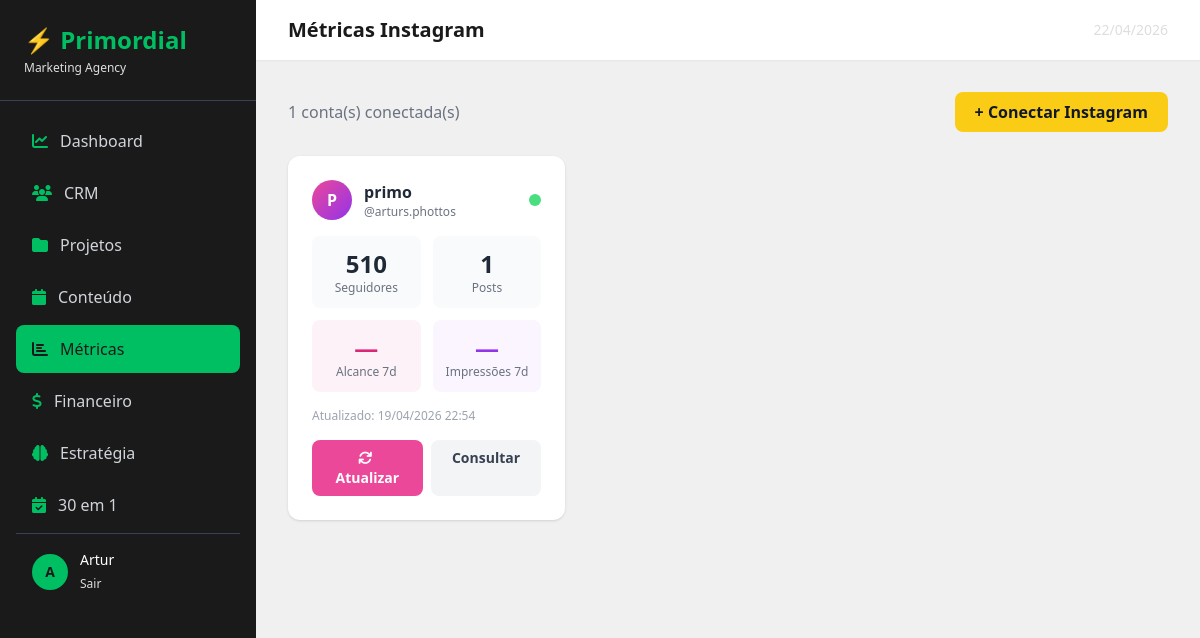
Page /metricas/ (signed in) on the earlier database version.
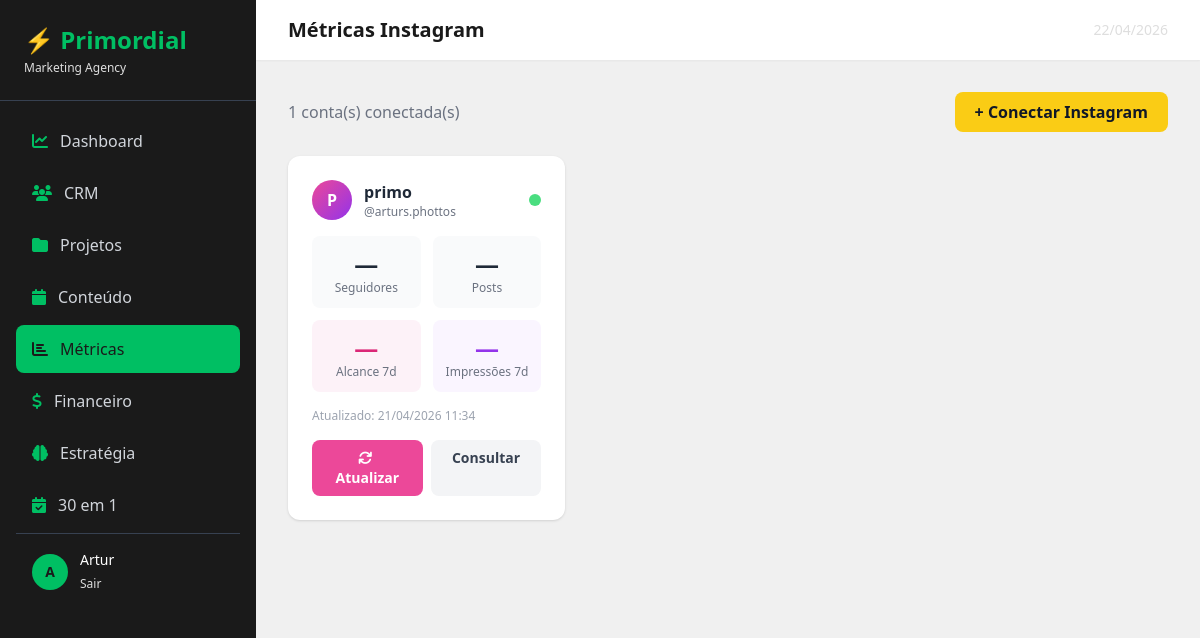
Same page on the later database version.
### metricas/models.py (models this page shows, shortened)
class InstagramToken(models.Model):
    cliente = models.OneToOneField(Cliente, on_delete=models.CASCADE, related_name='instagram_token')
    access_token = models.TextField()
    instagram_account_id = models.CharField(max_length=100)
    username = models.CharField(max_length=100, blank=True)
    token_criado = models.DateTimeField(auto_now=True)

class InstagramMetrica(models.Model):
    cliente = models.ForeignKey(Cliente, on_delete=models.CASCADE, related_name='instagram_metricas')
    data_coleta = models.DateTimeField(auto_now_add=True)
    seguidores = models.IntegerField(default=0)
    alcance_7d = models.IntegerField(default=0)
    impressoes_7d = models.IntegerField(default=0)
    engajamento_7d = models.IntegerField(default=0)
    posts_count = models.IntegerField(default=0)
    class Meta:
        ordering = ['-data_coleta']

### crm/models.py (models this page shows, shortened)
class Cliente(models.Model):
    STATUS_CHOICES = [
        ('lead', 'Lead'),
        ('prospecto', 'Prospecto'),
        ('ativo', 'Ativo'),
        ('ouro', '⭐ Cliente Ouro'),
        ('inativo', 'Inativo'),
    ]
    SEGMENTO_CHOICES = [
        ('moda', 'Moda e Beleza'),
        ('saude', 'Saúde e Bem-estar'),
        ('alimentacao', 'Alimentação'),
        ('tecnologia', 'Tecnologia'),
        ('educacao', 'Educação'),
        ('imobiliario', 'Imobiliário'),
        ('varejo', 'Varejo'),
        ('servicos', 'Serviços'),
        ('outro', 'Outro'),
    ]
    nome = models.CharField(max_length=200)
    empresa = models.CharField(max_length=200, blank=True)
    email = models.EmailField()
    telefone = models.CharField(max_length=20, blank=True)
    status = models.CharField(max_length=20, choices=STATUS_CHOICES, default='lead')
    data_entrada = models.DateTimeField(auto_now_add=True)
    observacoes = models.TextField(blank=True)
    cpf_cnpj = models.CharField(max_length=20, blank=True)
    data_nascimento = models.DateField(null=True, blank=True)
    endereco = models.CharField(max_length=300, blank=True)
    cidade = models.CharField(max_length=100, blank=True)
    estado = models.CharField(max_length=2, blank=True)
    segmento = models.CharField(max_length=20, choices=SEGMENTO_CHOICES, blank=True)
    site = models.URLField(blank=True)
    instagram = models.CharField(max_length=100, blank=True)
    facebook = models.CharField(max_length=100, blank=True)
    linkedin = models.CharField(max_length=100, blank=True)
    tiktok = models.CharField(max_length=100, blank=True)
    briefing_completo = models.BooleanField(default=False)

### metricas/views.py (the view)
# urls.py: path('', views.dashboard_metricas, name='dashboard_metricas'),
@login_required
def dashboard_metricas(request):
    clientes_com_token = InstagramToken.objects.select_related('cliente').all()
    metricas_recentes = {}
    for token in clientes_com_token:
        metrica = InstagramMetrica.objects.filter(cliente=token.cliente).first()
        if metrica:
            metricas_recentes[token.cliente.id] = metrica
    return render(request, 'metricas/dashboard.html', {
        'clientes_com_token': clientes_com_token,
        'metricas_recentes': metricas_recentes,
    })

### templates/metricas/dashboard.html (shortened to what this page needs)
{% extends 'base/base.html' %}
{% block page_title %}Métricas Instagram{% endblock %}
{% block content %}
<div class="flex justify-between items-center mb-6">
    <p class="text-gray-500">{{ clientes_com_token.count }} conta(s) conectada(s)</p>
    <a href="{% url 'conectar_instagram' %}" class="bg-yellow-400 text-gray-900 font-bold px-5 py-2 rounded-lg hover:bg-yellow-500 transition">
        + Conectar Instagram
    </a>
</div>
{% if clientes_com_token %}
<div class="grid grid-cols-1 md:grid-cols-2 lg:grid-cols-3 gap-6">
    {% for token in clientes_com_token %}
    {% with metrica=metricas_recentes|default:'' %}
    <div class="bg-white rounded-xl shadow p-6">
        <div class="flex items-center justify-between mb-4">
            <div class="flex items-center gap-3">
                <div class="w-10 h-10 bg-gradient-to-br from-pink-500 to-purple-600 rounded-full flex items-center justify-center text-white font-bold">
                    {{ token.cliente.nome|first|upper }}
                </div>
                <div>
                    <p class="font-semibold text-gray-800">{{ token.cliente.nome }}</p>
                    {% if token.username %}
                    <p class="text-xs text-gray-500">@{{ token.username }}</p>
                    {% endif %}
                </div>
            </div>
            <span class="w-3 h-3 bg-green-400 rounded-full" title="Conectado"></span>
        </div>
        {% with m=metricas_recentes|dictsort:token.cliente.id %}
        {% for cliente_id, metrica in metricas_recentes.items %}
            {% if cliente_id == token.cliente.id %}
            <div class="grid grid-cols-2 gap-3 mb-4">
                <div class="bg-gray-50 rounded-lg p-3 text-center">
                    <p class="text-2xl font-bold text-gray-800">{{ metrica.seguidores|default:"—" }}</p>
                    <p class="text-xs text-gray-500">Seguidores</p>
                </div>
                <div class="bg-gray-50 rounded-lg p-3 text-center">
                    <p class="text-2xl font-bold text-gray-800">{{ metrica.posts_count|default:"—" }}</p>
                    <p class="text-xs text-gray-500">Posts</p>
                </div>
                <div class="bg-pink-50 rounded-lg p-3 text-center">
                    <p class="text-2xl font-bold text-pink-600">{{ metrica.alcance_7d|default:"—" }}</p>
                    <p class="text-xs text-gray-500">Alcance 7d</p>
                </div>
                <div class="bg-purple-50 rounded-lg p-3 text-center">
                    <p class="text-2xl font-bold text-purple-600">{{ metrica.impressoes_7d|default:"—" }}</p>
                    <p class="text-xs text-gray-500">Impressões 7d</p>
                </div>
            </div>
            <p class="text-xs text-gray-400 mb-4">Atualizado: {{ metrica.data_coleta|date:"d/m/Y H:i" }}</p>
            {% endif %}
        {% endfor %}
        {% endwith %}
        <div class="flex gap-2">
            <a href="{% url 'atualizar_metricas' token.cliente.pk %}" class="flex-1 bg-pink-500 text-white text-sm font-bold px-4 py-2 rounded-lg hover:bg-pink-600 transition text-center">
                <i class="fas fa-sync mr-1"></i> Atualizar
            </a>
            <a href="{% url 'detalhe_metricas' token.cliente.pk %}" class="flex-1 bg-gray-100 text-gray-700 text-sm font-bold px-4 py-2 rounded-lg hover:bg-gray-200 transition text-center">
                Consultar
            </a>
        </div>
    </div>
    {% endwith %}
    {% endfor %}
</div>
{% endif %}
{% endblock %}

Differences in the rows shown:
computed for InstagramToken "arturs.phottos": loses InstagramMetrica (seguidores "510", posts_count "1", alcance_7d "—", impressoes_7d "—", data_coleta "19/04/2026 22:54")
added InstagramMetrica: seguidores "—", posts_count "—", alcance_7d "—", impressoes_7d "—", data_coleta "21/04/2026 11:34"
